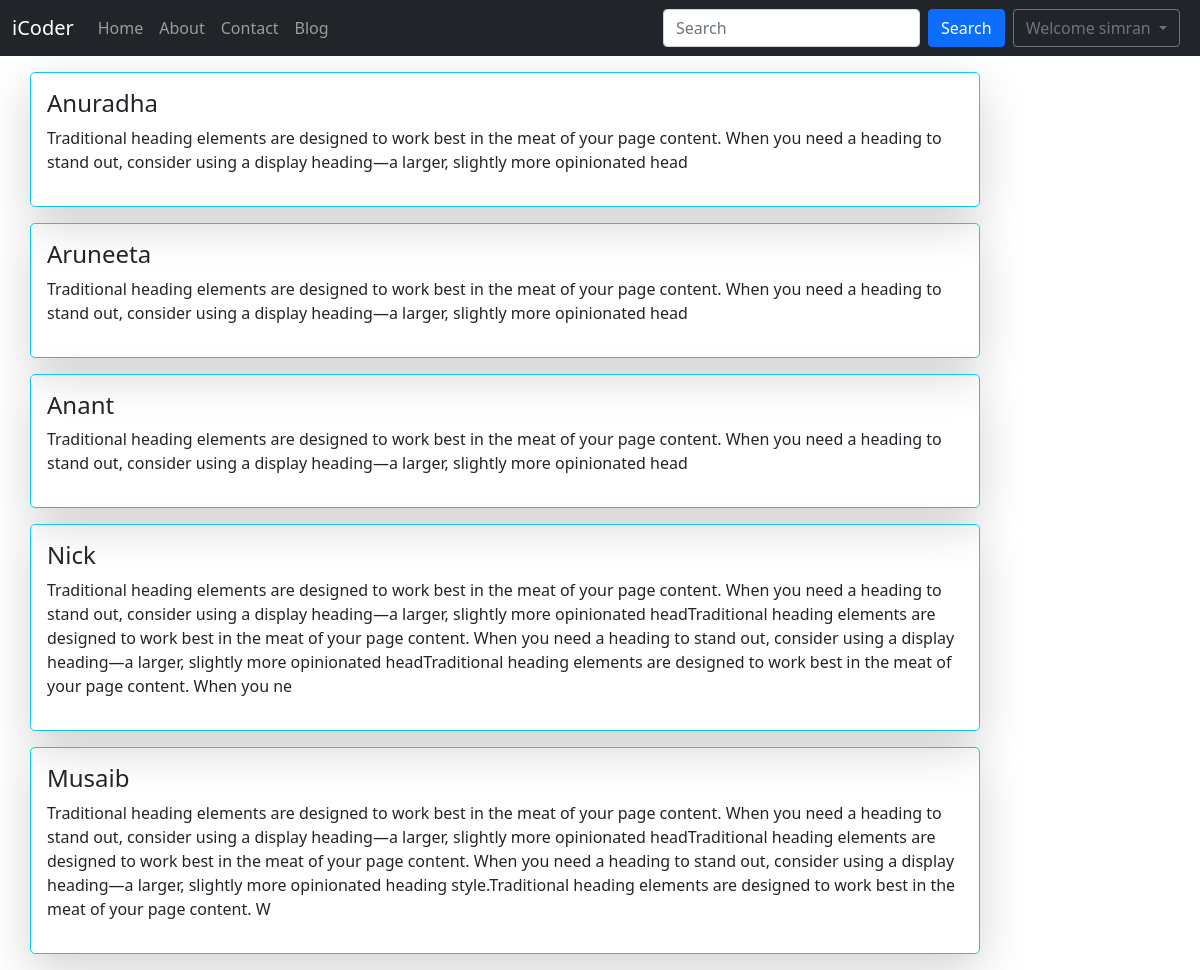
The page /about (signed in) on the database its author committed.
### blog/models.py (models this page shows, shortened)
class Post(models.Model):
    sno=models.IntegerField()
    title=models.CharField(max_length=50)
    author=models.CharField(max_length=20)
    aboutauthor=models.CharField(max_length=500)
    views=models.IntegerField(default=0)
    content=models.TextField(max_length=1000)
    slug=models.CharField(max_length=30)
    timedate=models.DateField(blank=True)

### home/views.py (the view)
# urls.py: path('about',views.about,name="about"),
def about(request):
    posts=Post.objects.all()
    context={'posts':posts}
    return render(request,'home/about.html',context)

### templates/home/about.html (shortened to what this page needs)
{% extends 'base.html' %}
{% block aboutactive %}active{% endblock %}
{% block body %}
{% for post in posts %}
<div class="container my-3">
<div class="row align-items-md-stretch">
    <div class="h-100 border border-info shadow-lg  col-md-10 p-3 text-bg-dark rounded-3">
        <h4 class="text-dark text-sm">{{post.author}}</h4>
        <p> {{post.aboutauthor}}</p>
      </div>
  </div>
</div>
{% endfor %}
{% endblock %}

### templates/base.html (shortened to what this page needs)
<!DOCTYPE html>
<html lang="en">
  <head>
    <link
      href="https://cdn.jsdelivr.net/npm/bootstrap@5.0.2/dist/css/bootstrap.min.css"
      rel="stylesheet"
    />
  </head>
  <body>
    <nav class="navbar navbar-expand-lg navbar-dark bg-dark">
      <div class="container-fluid">
        <a class="navbar-brand" href="#">iCoder</a>
        <div class="collapse navbar-collapse" id="navbarSupportedContent">
          <ul class="navbar-nav me-auto mb-2 mb-lg-0">
            <li class="nav-item {% block homeactive %}{% endblock %}">
              <a class="nav-link" aria-current="page" href="/">Home</a>
            </li>
            <li class="nav-item {% block aboutactive %}{% endblock %}">
              <a class="nav-link" href="/about">About</a>
            </li>
            <li class="nav-item {% block contactactive %}{% endblock %}">
              <a class="nav-link" href="/contact">Contact</a>
            </li>
            <li class="nav-item {% block blogactive %}{% endblock %}">
              <a class="nav-link" href="/blog">Blog</a>
            </li>
          </ul>
          <form class="d-flex" method="GET" action="/search">
            <input
              class="form-control me-2"
              type="search"
              placeholder="Search"
              aria-label="Search"
              name="query"
              id="query"
            />
            <button class="btn btn-primary mr-3" type="submit">
              Search
            </button>
          </form>
          {% if  request.user.is_authenticated %}
          <div class="dropdown">
            <button class="btn text-secondary border border-secondary dropdown-toggle mx-2" type="button" data-bs-toggle="dropdown" aria-expanded="false">
              Welcome {{request.user}}
            </button>
          </div>
          {% endif %}
        </div>
      </div>
    </nav>
    {% block body %}{% endblock %}
  </body>
</html>

### rows shown on the page
Post: author "Anuradha", aboutauthor "Traditional heading elements are designed to work best in the meat of your page content. When you need a heading to stand out, consider using a display heading—a larger, slightly more opinionated head"
Post: author "Aruneeta", aboutauthor "Traditional heading elements are designed to work best in the meat of your page content. When you need a heading to stand out, consider using a display heading—a larger, slightly more opinionated head"
Post: author "Anant", aboutauthor "Traditional heading elements are designed to work best in the meat of your page content. When you need a heading to stand out, consider using a display heading—a larger, slightly more opinionated head"
Post: author "Nick", aboutauthor "Traditional heading elements are designed to work best in the meat of your page content. When you need a heading to stand out, consider using a display heading—a larger, slightly more opinionated headTraditional heading elements are designed to work best in the meat of your page content. When you need a heading to stand out, consider using a display heading—a larger, slightly more opinionated headTraditional heading elements are designed to work best in the meat of your page content. When you ne"
Post: author "Musaib", aboutauthor "Traditional heading elements are designed to work best in the meat of your page content. When you need a heading to stand out, consider using a display heading—a larger, slightly more opinionated headTraditional heading elements are designed to work best in the meat of your page content. When you need a heading to stand out, consider using a display heading—a larger, slightly more opinionated heading style.Traditional heading elements are designed to work best in the meat of your page content. W"

### other values the page prints
{{ request.user }} "simran"
